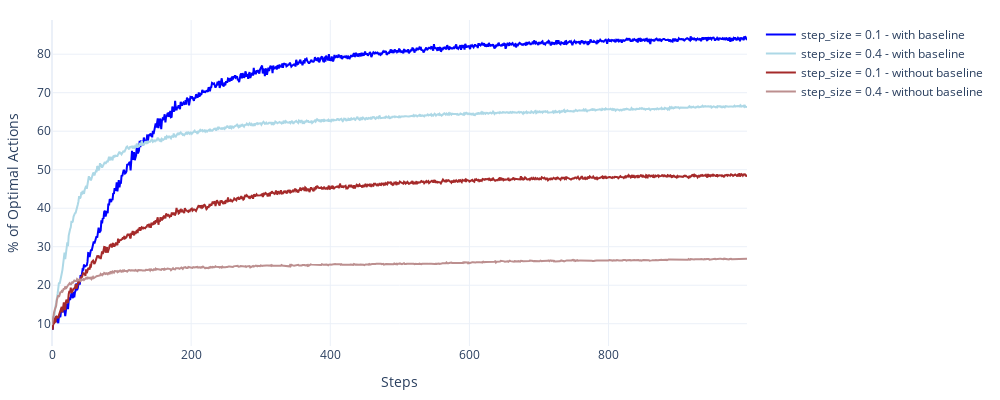

Notebook cell for this chart:
### Code cell
colors = ["blue", "lightblue", "brown", "rosybrown"]
descriptions = [
    "step_size = 0.1 - with baseline",
    "step_size = 0.4 - with baseline",
    "step_size = 0.1 - without baseline",
    "step_size = 0.4 - without baseline",
]

fig = go.Figure()
for i, agent_args in enumerate(agent_args_list):
    fig.add_trace(trace=go.Scatter(
        y=optimal_action_pct[i],
        marker=dict(color=colors[i]),
        name=descriptions[i],
    ))

fig.update_xaxes(title_text="Steps")
fig.update_xaxes(title_text="Steps")
fig.update_yaxes(title_text="Average Reward")
fig.update_yaxes(title_text="% of Optimal Actions")
fig.update_layout(
    template="plotly_white",
    margin=dict(l=50, r=30, t=20, b=40),
    width=1000,
    height=400,
)
fig.show()

### Figure 1 — Plotly figure (JSON) as saved in the notebook; plotly's stock layout.template omitted (floating-point values rounded to 4 significant figures; data arrays with more than 128 entries replaced by an {"elided": "..."} marker saying what was removed)
{"data": [{"marker": {"color": "blue"}, "name": "step_size = 0.1 - with baseline", "type": "scatter", "y": {"elided": "1000 float values"}}, {"marker": {"color": "lightblue"}, "name": "step_size = 0.4 - with baseline", "type": "scatter", "y": {"elided": "1000 float values"}}, {"marker": {"color": "brown"}, "name": "step_size = 0.1 - without baseline", "type": "scatter", "y": {"elided": "1000 float values"}}, {"marker": {"color": "rosybrown"}, "name": "step_size = 0.4 - without baseline", "type": "scatter", "y": {"elided": "1000 float values"}}], "layout": {"height": 400, "margin": {"b": 40, "l": 50, "r": 30, "t": 20}, "width": 1000, "xaxis": {"title": {"text": "Steps"}}, "yaxis": {"title": {"text": "% of Optimal Actions"}}}}
